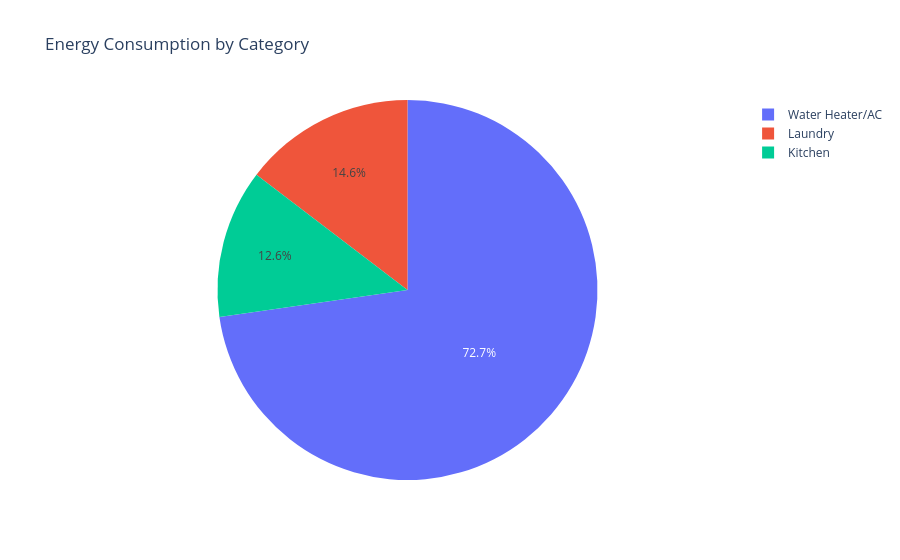

Notebook code cell kept with this figure:
### Code cell
categories = pd.DataFrame({
    'Category': ['Kitchen', 'Laundry', 'Water Heater/AC'],
    'Total_Consumption': [
        hourly_df['Sub_metering_1'].sum(),
        hourly_df['Sub_metering_2'].sum(),
        hourly_df['Sub_metering_3'].sum()
    ]
})

fig = px.pie(
    categories, 
    names='Category', 
    values='Total_Consumption',
    title='Energy Consumption by Category'
)
fig.show()

### Figure 1 — Plotly figure (JSON) as saved in the notebook; plotly's stock layout.template omitted (floating-point values rounded to 4 significant figures)
{"data": [{"domain": {"x": [0, 1], "y": [0, 1]}, "hovertemplate": "Category=%{label}<br>Total_Consumption=%{value}<extra></extra>", "labels": ["Kitchen", "Laundry", "Water Heater/AC"], "legendgroup": "", "name": "", "showlegend": true, "type": "pie", "values": [2299000.0, 2661000.0, 13240000.0]}], "layout": {"legend": {"tracegroupgap": 0}, "title": {"text": "Energy Consumption by Category"}}}
